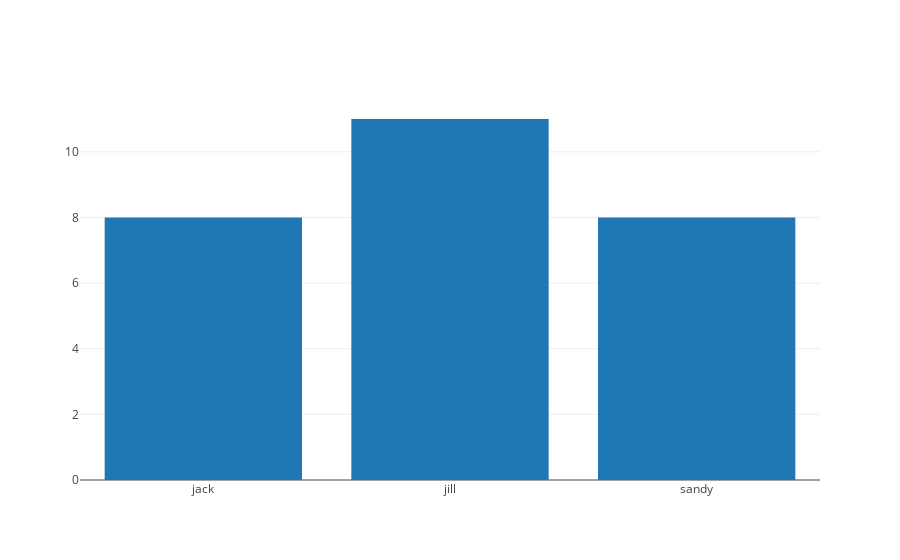

Notebook source saved alongside this figure:
### Markdown cell above
We plot our graph by calling the `plotly.offline.iplot` method and passing through a list of traces to `iplot` method.

### Code cell
trace0 = {'type': 'bar', 'x': ['jack', 'jill', 'sandy'], 'y': [8, 11, 8, 13, 6, 4]}


plotly.offline.iplot([trace0])

### Figure 1 — Plotly figure (JSON) as saved in the notebook; plotly's stock layout.template omitted (floating-point values rounded to 4 significant figures)
{"data": [{"type": "bar", "x": ["jack", "jill", "sandy"], "y": [8, 11, 8, 13, 6, 4]}], "layout": {}}
